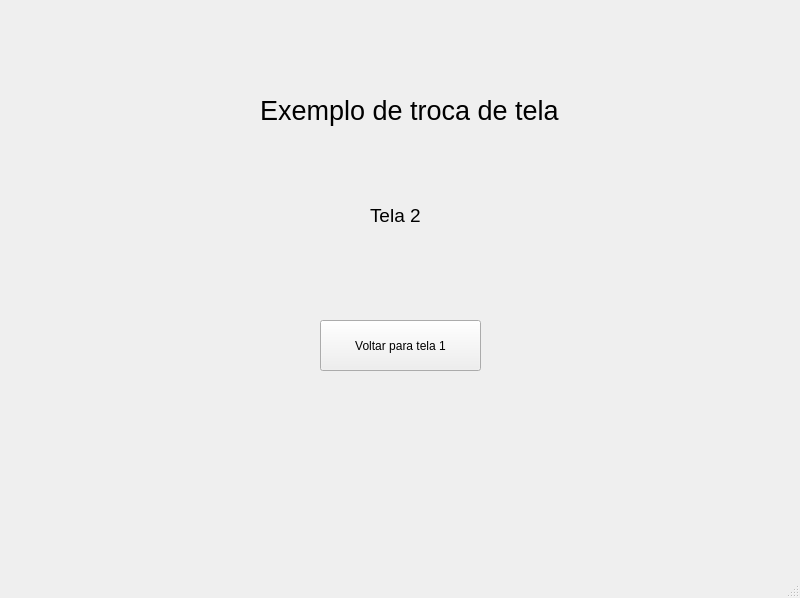
<?xml version="1.0" encoding="UTF-8"?>
<ui version="4.0">
 <class>MainWindow</class>
 <widget class="QMainWindow" name="MainWindow">
  <property name="geometry">
   <rect>
    <x>0</x>
    <y>0</y>
    <width>800</width>
    <height>598</height>
   </rect>
  </property>
  <property name="windowTitle">
   <string>MainWindow</string>
  </property>
  <widget class="QWidget" name="centralwidget">
   <widget class="QPushButton" name="pushButton">
    <property name="geometry">
     <rect>
      <x>320</x>
      <y>320</y>
      <width>161</width>
      <height>51</height>
     </rect>
    </property>
    <property name="text">
     <string>Voltar para tela 1</string>
    </property>
   </widget>
   <widget class="QLabel" name="label_2">
    <property name="geometry">
     <rect>
      <x>370</x>
      <y>200</y>
      <width>51</width>
      <height>31</height>
     </rect>
    </property>
    <property name="font">
     <font>
      <pointsize>14</pointsize>
     </font>
    </property>
    <property name="text">
     <string>Tela 2</string>    
    </property>
   </widget>
   <widget class="QLabel" name="label">
    <property name="geometry">
     <rect>
      <x>260</x>
      <y>70</y>
      <width>301</width>
      <height>81</height>
     </rect>
    </property>
    <property name="font">
     <font>
      <pointsize>20</pointsize>
     </font>
    </property>
    <property name="text">
     <string>Exemplo de troca de tela</string>
    </property>
   </widget>
  </widget>
  <widget class="QMenuBar" name="menubar">
   <property name="geometry">
    <rect>
     <x>0</x>
     <y>0</y>
     <width>800</width>
     <height>21</height>
    </rect>
   </property>
  </widget>
  <widget class="QStatusBar" name="statusbar"/>
 </widget>
 <resources/>
 <connections/>
</ui>
